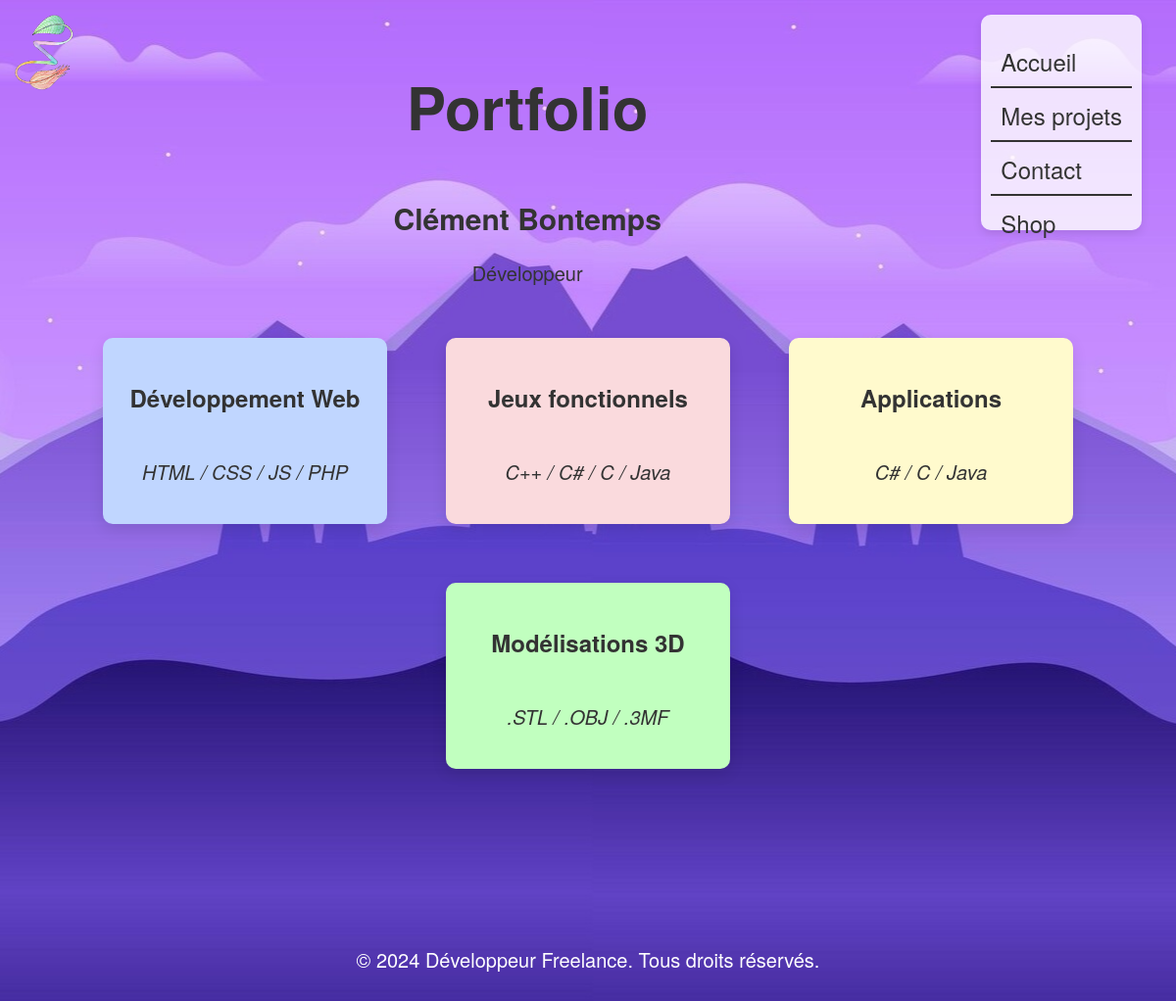
The page / on the database its author committed.
### tables this page shows
CREATE TABLE "categories" (
	"id"	INTEGER UNIQUE,
	"name"	TEXT NOT NULL,
	"desc"	TEXT NOT NULL,
	PRIMARY KEY("id" AUTOINCREMENT)
);

### classes/Database.php (called while the page is built, shortened)
<?php
class Database {
    private static $instance = null;
    private $pdo;
    private function __construct() {
        $chemin_db = __DIR__.'/../portfolio.db';
        $this->pdo = new PDO('sqlite:' . $chemin_db);
        $this->pdo->setAttribute(PDO::ATTR_ERRMODE, PDO::ERRMODE_EXCEPTION);
        $this->pdo->setAttribute(PDO::ATTR_DEFAULT_FETCH_MODE, PDO::FETCH_ASSOC);
    }
    public static function getInstance() {
        if (self::$instance === null) {
            self::$instance = new self();
        }
        return self::$instance;
    }
    public function query($sql) {
        return $this->pdo->query($sql);
    }
}

### classes/Category.php (called while the page is built, shortened)
<?php
require_once 'Database.php';
class Category {
    private $db;
    public function __construct() {
        $this->db = Database::getInstance();
    }
    public function getAllCategories() {
        $requete = "SELECT id, name, desc FROM categories";
        $stmt = $this->db->query($requete);
        return $stmt->fetchAll();
    }
}

### index.php (the view, shortened to what this page needs)
<?php
require_once 'includes/header.php';
require_once 'classes/Category.php';
$categoryManager = new Category();
$categories = $categoryManager->getAllCategories()
?>
    <section>
        <h1>Portfolio</h1>
        <h2>Clément Bontemps</h2>
        <p>Développeur</p>
    </section>
</header>
<main>
    <?php foreach ($categories as $categorie): ?>
        <article data-id="<?php echo $categorie['id']; ?>">
            <h3><?php echo $categorie['name']; ?></h3>
            <p><?php echo $categorie['desc']; ?></p>
        </article>
    <?php endforeach; ?>
</main>
<?php require_once 'includes/footer.php'; ?>

### css/style.css (style rules this page uses)
body { font-family: 'Helvetica Neue', sans-serif; font-size: 20px; margin: 0; padding: 0; background-image: url('../img/landscape2.jpg'); background-size: auto; background-position: top center; background-attachment: scroll; color: #333; display: flex; flex-direction: column; overflow-y: auto; width: 100vw; }
main { order: 2; width: 100%; padding-top: 5%; padding-bottom: 10%; }
h1 { font-size: 3em; }

### css/index.css (style rules this page uses)
header section { order: 2; width: 60%; height: 100%; display: flex; flex-direction: column; align-items: center; }
header section h2 { text-align: center; margin: 0; }
main { display: flex; justify-content: center; align-items: center; flex-wrap: wrap; gap: 20px; }
main article { padding: 20px; margin: 20px; border-radius: 10px; box-shadow: 0 5px 15px rgba(0, 0, 0, 0.1); text-align: center; width: 250px; display: flex; flex-direction: column; justify-content: center; height: 150px; }
main article p { font-style: italic; }
main article:nth-child(1) { background-color: #C0D6FF; }
main article:nth-child(2) { background-color: #FADADD; }
main article:nth-child(3) { background-color: #FFFACD; }
main article:nth-child(4) { background-color: #C1FFBF; }
main article h3 { font-size: 1.2em; font-weight: bold; }

### rows shown on the page
categories: name "Développement Web", desc "HTML / CSS / JS / PHP"
categories: name "Jeux fonctionnels", desc "C++ / C# / C / Java"
categories: name "Applications", desc "C# / C / Java"
categories: name "Modélisations 3D", desc ".STL / .OBJ / .3MF"
